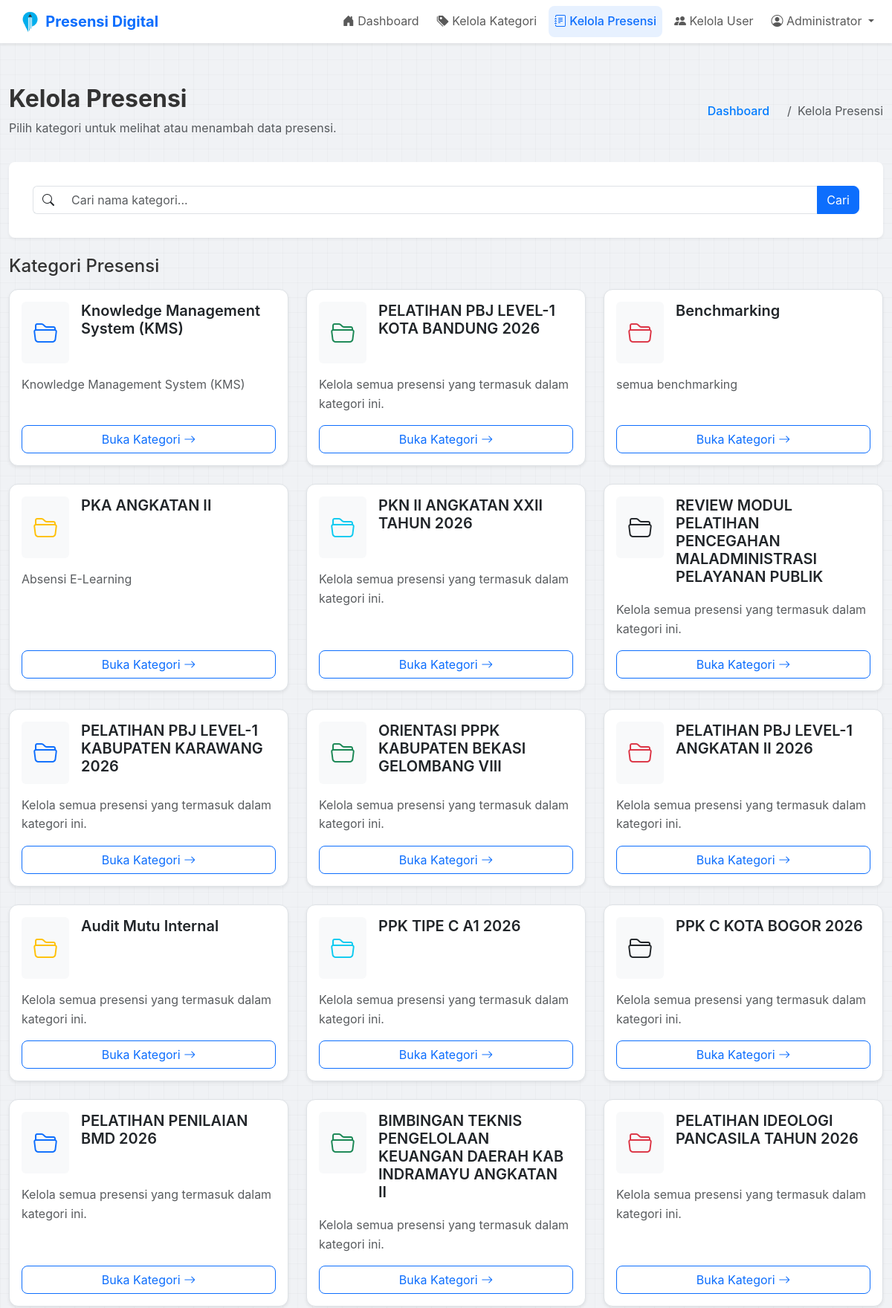
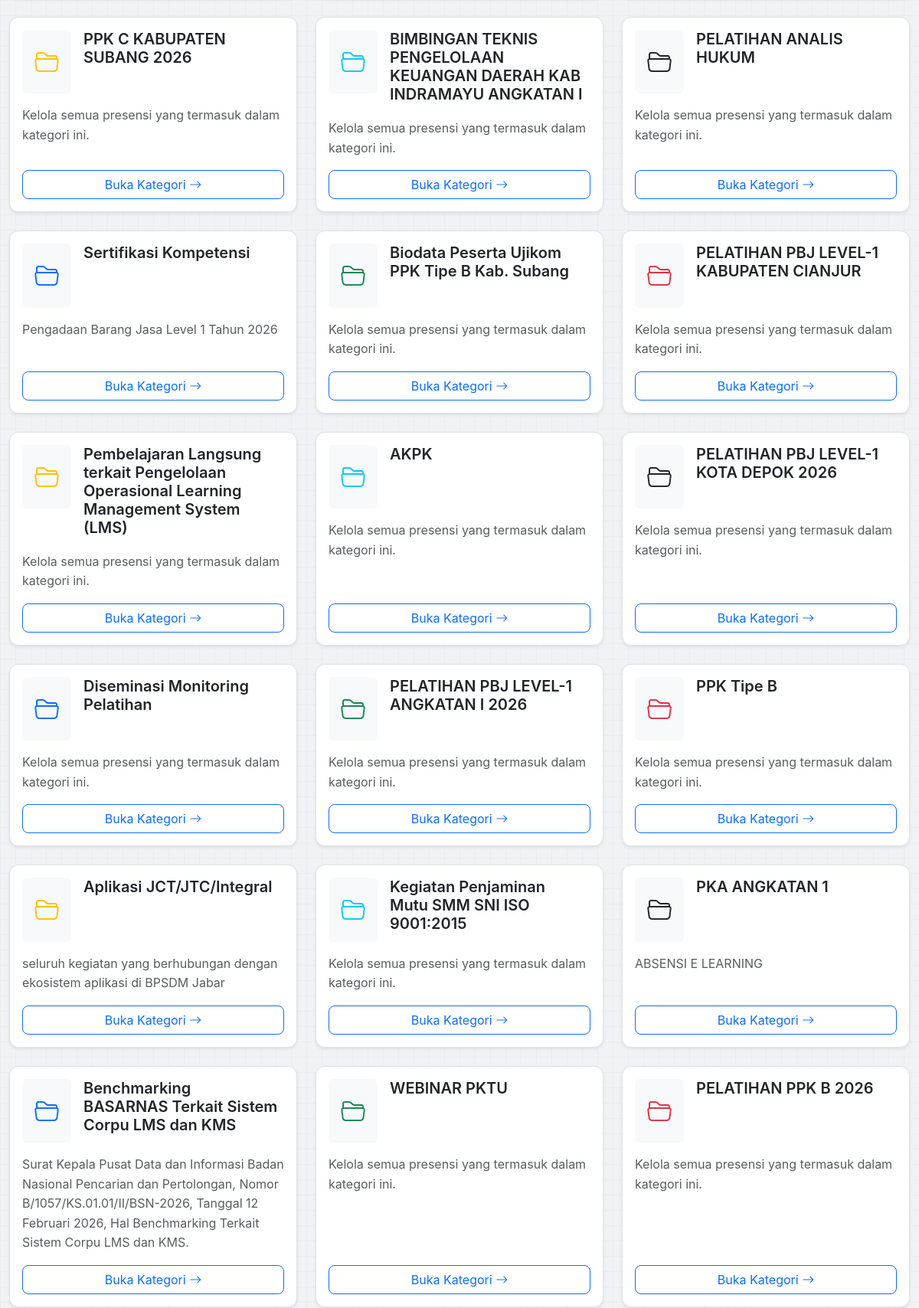
Page /kelola_presensi.php (signed in, upper part) on the committed database (2 pictures, top to bottom).
### tables this page shows
CREATE TABLE `kategori` (
  `id` int NOT NULL AUTO_INCREMENT,
  `user_id` int NOT NULL,
  `nama_kategori` varchar(255) NOT NULL,
  `deskripsi` text,
  `created_at` timestamp NOT NULL DEFAULT CURRENT_TIMESTAMP,
  PRIMARY KEY (`id`),
  KEY `user_id` (`user_id`),
  CONSTRAINT `kategori_ibfk_1` FOREIGN KEY (`user_id`) REFERENCES `users` (`id`) ON DELETE CASCADE
);

### kelola_presensi.php (the view, shortened to what this page needs)
<?php
require_once 'config.php';
$user_id_session = $_SESSION['user_id'];
$user_role_session = $_SESSION['role'];
$search = $_GET['search'] ?? '';
include 'header.php';
?>
<div class="d-flex justify-content-between align-items-center mb-3">
    <div>
        <h1 class="h2 fw-bold">Kelola Presensi</h1>
        <p class="text-muted">Pilih kategori untuk melihat atau menambah data presensi.</p>
    </div>
    <nav style="--bs-breadcrumb-divider: '/';" aria-label="breadcrumb">
        <ol class="breadcrumb"><li class="breadcrumb-item"><a href="index.php">Dashboard</a></li><li class="breadcrumb-item active" aria-current="page">Kelola Presensi</li></ol>
    </nav>
</div>
<form class="d-flex mb-4" method="GET" action="kelola_presensi.php">
    <div class="input-group">
        <span class="input-group-text bg-white border-end-0"><i class="bi bi-search"></i></span>
        <input class="form-control border-start-0" type="search" name="search" placeholder="Cari nama kategori..." value="<?php echo htmlspecialchars($search); ?>">
        <button class="btn btn-primary" type="submit">Cari</button>
    </div>
</form>
<h3 class="h4 mb-3">Kategori Presensi</h3>
<div class="row g-4">
    <?php
    $colors = ['primary', 'success', 'danger', 'warning', 'info', 'dark'];
    $colorIndex = 0;
    $searchTerm = "%{$search}%";
    if ($user_role_session == 'admin') {
        $sql = "SELECT * FROM kategori WHERE nama_kategori LIKE ? ORDER BY id DESC";
        $stmt = $conn->prepare($sql);
        $stmt->bind_param("s", $searchTerm);
    } else {
        $sql = "SELECT * FROM kategori WHERE user_id = ? AND nama_kategori LIKE ? ORDER BY id DESC";
        $stmt = $conn->prepare($sql);
        $stmt->bind_param("is", $user_id_session, $searchTerm);
    }
    $stmt->execute();
    $result = $stmt->get_result();
    if ($result->num_rows > 0):
        while ($row = $result->fetch_assoc()):
            $currentColor = $colors[$colorIndex % count($colors)];
            $colorIndex++;
    ?>
    <div class="col-md-6 col-lg-4">
        <a href="daftar_presensi.php?kategori_id=<?php echo $row['id']; ?>" class="card category-card h-100 text-decoration-none text-dark">
            <div class="card-body d-flex flex-column">
                <div class="d-flex align-items-start mb-3">
                    <div class="bg-light p-3 rounded me-3"><i class="bi bi-folder2-open fs-2 text-<?php echo $currentColor; ?>"></i></div>
                    <div class="flex-grow-1"><h5 class="card-title mb-1 me-2"><?php echo htmlspecialchars($row['nama_kategori']); ?></h5></div>
                </div>
                <p class="card-text text-muted flex-grow-1"><?php echo htmlspecialchars($row['deskripsi'] ?: 'Kelola semua presensi yang termasuk dalam kategori ini.'); ?></p>
                <div class="btn btn-outline-primary mt-auto">Buka Kategori <i class="bi bi-arrow-right"></i></div>
            </div>
        </a>
    </div>
    <?php
        endwhile;
    else:
        echo "<p class='text-center text-muted'>Tidak ada kategori yang cocok. Silakan buat di halaman <a href='kelola_kategori.php'>Kelola Kategori</a>.</p>";
    endif;
    ?>
</div>
<?php include 'footer.php'; ?>

### assets/css/style.css (style rules this page uses)
body { font-family: -apple-system, BlinkMacSystemFont, "Segoe UI", Roboto, Helvetica, Arial, sans-serif; line-height: 1.6; background-color: #f4f7f6; margin: 0; color: #333; }
nav { display: flex; justify-content: space-between; align-items: center; }
nav a { color: #007bff; text-decoration: none; font-weight: 500; padding: 0.5rem 1rem; border-radius: 5px; }
form { background: #fff; padding: 2rem; border-radius: 8px; box-shadow: 0 2px 4px rgba(0,0,0,0.05); }
button, input[type="submit"] { background-color: #87CEFA; color: white; padding: 10px 20px; border: none; border-radius: 4px; cursor: pointer; font-size: 1rem; }
a { color: #007bff; }
h1, h2, h3 { color: #343a40; }
body { background-color: #f8f9fa; background-image: linear-gradient(rgba(0, 0, 0, 0.02) 1px, transparent 1px), linear-gradient(90deg, rgba(0, 0, 0, 0.02) 1px, transparent 1px); background-size: 20px 20px; }
.card { border: none; border-radius: 0.75rem; }
.form-control, .form-select { border-radius: 0.5rem; }
.btn { border-radius: 0.5rem; }
.category-card { border: 1px solid #dee2e6; box-shadow: 0 0.125rem 0.25rem rgba(0, 0, 0, 0.075); transition: transform 0.2s ease-in-out, box-shadow 0.2s ease-in-out, border-color 0.2s ease-in-out; }
.category-card .card-title { font-weight: 600; }
body { background-color: #f0f2f5; }

### rows in the picture
kategori: nama_kategori "Knowledge Management System (KMS)", deskripsi "Knowledge Management System (KMS)"
kategori: nama_kategori "PELATIHAN PBJ LEVEL-1 KOTA BANDUNG 2026", deskripsi "Kelola semua presensi yang termasuk dalam kategori ini."
kategori: nama_kategori "Benchmarking", deskripsi "semua benchmarking"
kategori: nama_kategori "PKA ANGKATAN II", deskripsi "Absensi E-Learning"
kategori: nama_kategori "PKN II ANGKATAN XXII TAHUN 2026", deskripsi "Kelola semua presensi yang termasuk dalam kategori ini."
kategori: nama_kategori "REVIEW MODUL PELATIHAN PENCEGAHAN MALADMINISTRASI PELAYANAN PUBLIK", deskripsi "Kelola semua presensi yang termasuk dalam kategori ini."
kategori: nama_kategori "PELATIHAN PBJ LEVEL-1 KABUPATEN KARAWANG 2026", deskripsi "Kelola semua presensi yang termasuk dalam kategori ini."
kategori: nama_kategori "ORIENTASI PPPK KABUPATEN BEKASI GELOMBANG VIII", deskripsi "Kelola semua presensi yang termasuk dalam kategori ini."
kategori: nama_kategori "PELATIHAN PBJ LEVEL-1 ANGKATAN II 2026", deskripsi "Kelola semua presensi yang termasuk dalam kategori ini."
kategori: nama_kategori "Audit Mutu Internal", deskripsi "Kelola semua presensi yang termasuk dalam kategori ini."
kategori: nama_kategori "PPK TIPE C A1 2026", deskripsi "Kelola semua presensi yang termasuk dalam kategori ini."
kategori: nama_kategori "PPK C KOTA BOGOR 2026", deskripsi "Kelola semua presensi yang termasuk dalam kategori ini."
kategori: nama_kategori "PELATIHAN PENILAIAN BMD 2026", deskripsi "Kelola semua presensi yang termasuk dalam kategori ini."
kategori: nama_kategori "BIMBINGAN TEKNIS PENGELOLAAN KEUANGAN DAERAH KAB INDRAMAYU ANGKATAN II", deskripsi "Kelola semua presensi yang termasuk dalam kategori ini."
kategori: nama_kategori "PELATIHAN IDEOLOGI PANCASILA TAHUN 2026", deskripsi "Kelola semua presensi yang termasuk dalam kategori ini."
kategori: nama_kategori "PPK C KABUPATEN SUBANG 2026", deskripsi "Kelola semua presensi yang termasuk dalam kategori ini."
kategori: nama_kategori "BIMBINGAN TEKNIS PENGELOLAAN KEUANGAN DAERAH KAB INDRAMAYU ANGKATAN I", deskripsi "Kelola semua presensi yang termasuk dalam kategori ini."
kategori: nama_kategori "PELATIHAN ANALIS HUKUM", deskripsi "Kelola semua presensi yang termasuk dalam kategori ini."
kategori: nama_kategori "Sertifikasi Kompetensi", deskripsi "Pengadaan Barang Jasa Level 1 Tahun 2026"
kategori: nama_kategori "Biodata Peserta Ujikom PPK Tipe B Kab. Subang", deskripsi "Kelola semua presensi yang termasuk dalam kategori ini."
kategori: nama_kategori "PELATIHAN PBJ LEVEL-1 KABUPATEN CIANJUR", deskripsi "Kelola semua presensi yang termasuk dalam kategori ini."
kategori: nama_kategori "Pembelajaran Langsung terkait Pengelolaan Operasional Learning Management System (LMS)", deskripsi "Kelola semua presensi yang termasuk dalam kategori ini."
kategori: nama_kategori "AKPK", deskripsi "Kelola semua presensi yang termasuk dalam kategori ini."
kategori: nama_kategori "PELATIHAN PBJ LEVEL-1 KOTA DEPOK 2026", deskripsi "Kelola semua presensi yang termasuk dalam kategori ini."
kategori: nama_kategori "Diseminasi Monitoring Pelatihan", deskripsi "Kelola semua presensi yang termasuk dalam kategori ini."
kategori: nama_kategori "PELATIHAN PBJ LEVEL-1 ANGKATAN I 2026", deskripsi "Kelola semua presensi yang termasuk dalam kategori ini."
kategori: nama_kategori "PPK Tipe B", deskripsi "Kelola semua presensi yang termasuk dalam kategori ini."
kategori: nama_kategori "Aplikasi JCT/JTC/Integral", deskripsi "seluruh kegiatan yang berhubungan dengan ekosistem aplikasi di BPSDM Jabar"
kategori: nama_kategori "Kegiatan Penjaminan Mutu SMM SNI ISO 9001:2015", deskripsi "Kelola semua presensi yang termasuk dalam kategori ini."
kategori: nama_kategori "PKA ANGKATAN 1", deskripsi "ABSENSI E LEARNING"
kategori: nama_kategori "Benchmarking BASARNAS Terkait Sistem Corpu LMS dan KMS", deskripsi "Surat Kepala Pusat Data dan Informasi Badan Nasional Pencarian dan Pertolongan, Nomor B/1057/KS.01.01/II/BSN-2026, Tanggal 12 Februari 2026, Hal Benchmarking Terkait Sistem Corpu LMS dan KMS."
kategori: nama_kategori "WEBINAR PKTU", deskripsi "Kelola semua presensi yang termasuk dalam kategori ini."
kategori: nama_kategori "PELATIHAN PPK B 2026", deskripsi "Kelola semua presensi yang termasuk dalam kategori ini."

### other values in the picture
$_SESSION['nama_lengkap'] "Administrator"
